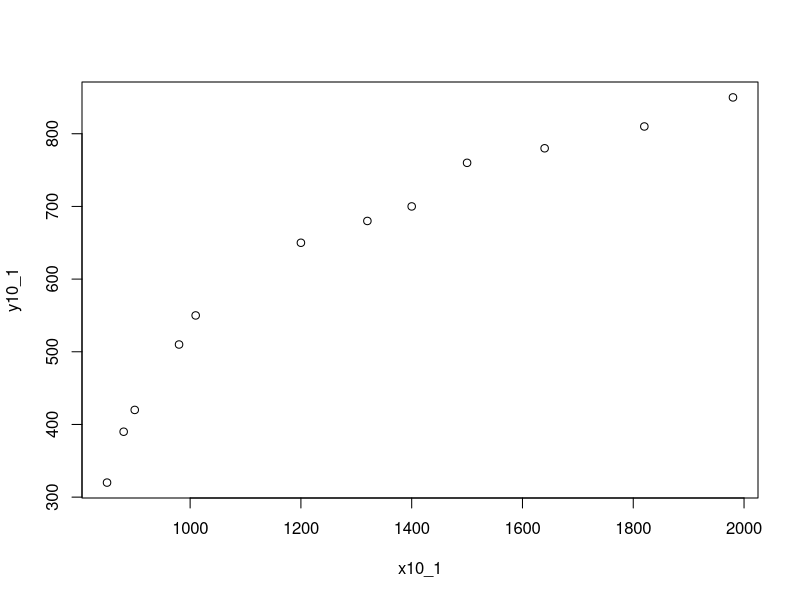
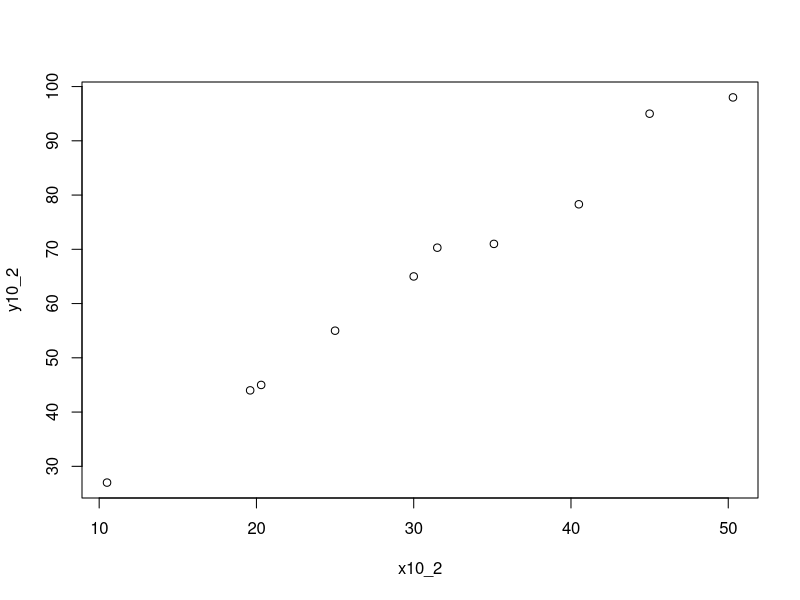
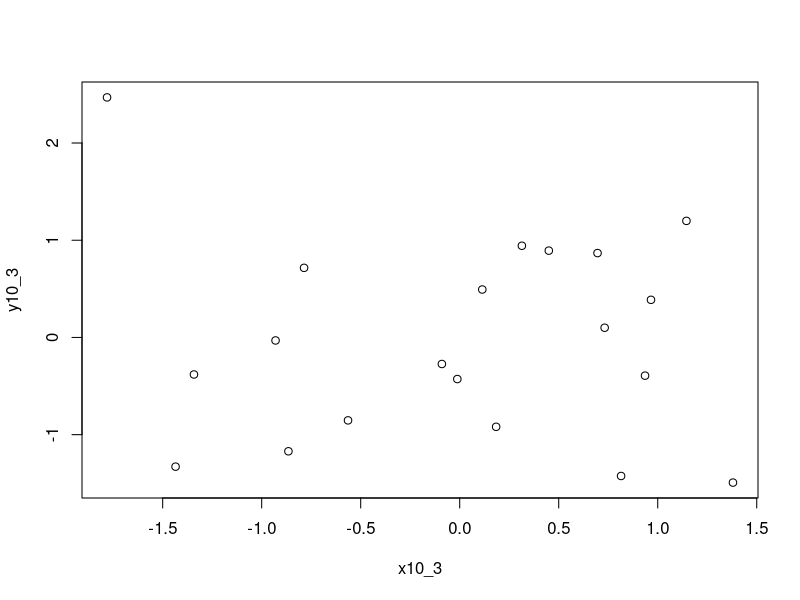
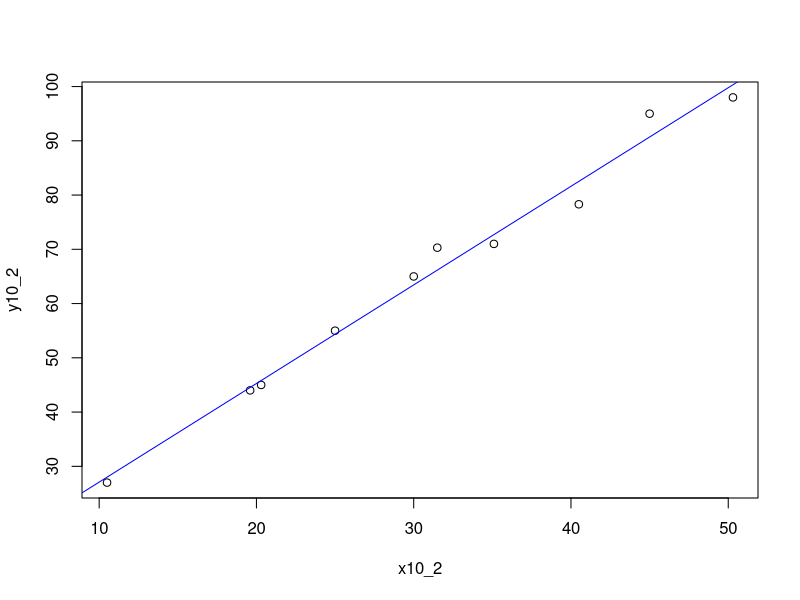

Write the R code that produced these figures, in order.
################################################################################
# Elements of Statistics                                                       #
# Chapter 10: Regression analysis                                              #
# Corresponding R Code                                                         #
# Updated: October 2021                                                        #
################################################################################


####################//////////\\\\\\\\\\########################################
# 10.1 Preliminaries
####################\\\\\\\\\\//////////########################################

x10_1 <- c(1010, 1200, 1400, 980, 850, 1640,
           1320, 880, 1500, 900, 1980, 1820)
y10_1 <- c(550, 650, 700, 510, 320, 780,
           680, 390, 760, 420, 850, 810)
plot(x = x10_1, y = y10_1)


x10_2 <- c(20.3, 31.5, 40.5, 19.6, 25.0,
           10.5, 30.0, 35.1, 50.3, 45.0)
y10_2 <- c(45.0, 70.3, 78.3, 44.0, 55.0,
           27.0, 65.0, 71.0, 98.0, 95.0)
plot(x = x10_2, y = y10_2)


x10_3 <- c(0.815, -1.342, 1.38, -1.435, 0.936,
           0.45, -0.786, -0.09, 0.314, -0.93,
           -0.012, 1.145, 0.184, 0.732, -1.781,
           0.114, 0.966, -0.865, -0.564, 0.696)
y10_3 <- c(-1.425, -0.381, -1.493, -1.329, -0.393,
           0.893, 0.716, -0.273, 0.943, -0.031,
           -0.428, 1.199, -0.919, 0.1, 2.469,
           0.493, 0.387, -1.171, -0.853, 0.868)
plot(x = x10_3, y = y10_3)


####################//////////\\\\\\\\\\########################################
# 10.2 Simple linear regression model
####################\\\\\\\\\\//////////########################################

SpMean_x <- mean(x10_2); SpMean_y <- mean(y10_2)
SpMean_x
SpMean_y


reg_analysis <- lm(formula = y10_2 ~ x10_2)
summary(reg_analysis)


b <- summary(reg_analysis)$coeff[2,1]   
a <- summary(reg_analysis)$coeff[1,1] 
b
a
r <- sqrt(summary(reg_analysis)$r.squared)
r


x_0 <- 42.5
y_hat_0 <- predict(object = reg_analysis, 
                   newdata = data.frame(x10_2 = x_0))

y_hat_0
plot(x = x10_2, y = y10_2)
abline(reg = reg_analysis, col = "blue") # Point not shown

r_q <- summary(reg_analysis)$r.squared  
r_q


####################//////////\\\\\\\\\\########################################
# 10.3 Inferential statistical properties of OLS
####################\\\\\\\\\\//////////########################################

Std_a <- summary(reg_analysis)$coeff[1,2]
Std_b <- summary(reg_analysis)$coeff[2,2] 
Std_e <- summary(reg_analysis)$sigma
round(Std_a,4) 
round(Std_b,4)
round(Std_e,4)


alpha <- 0.05
CI_a_and_b <- confint(object = reg_analysis, 
                      level = 1 - alpha
)
CI_a_and_b


n <- length(x10_2)
df <- summary(reg_analysis)$df[2]

CI_sigma_epsilon <- vector()
CI_sigma_epsilon[1] <- ((n - 2) * Std_e^2) / 
  qchisq(p = 1-(alpha/2), df = df)
CI_sigma_epsilon[2] <- ((n - 2) * Std_e^2) / 
  qchisq(p = (alpha/2), df = df)
CI_sigma_epsilon


x_0 <- c(35, 50)
CI_Mean_Obs <- predict(reg_analysis, 
                       newdata = data.frame(x10_2 = x_0), 
                       interval = "confidence")

CI_Obs <- predict(reg_analysis, 
                  newdata = data.frame(x10_2 = x_0), 
                  interval = "prediction")
CI_Mean_Obs
CI_Obs


summary(reg_analysis)


alpha <- 0.05      
Teststat_a <- summary(reg_analysis)$coeff[1,3]  
p_value_a <- summary(reg_analysis)$coeff[1,4]
c_stat_a <- vector()
c_stat_a[1] <- qt(p = alpha/2, df = df)    
c_stat_a[2] <- qt(p = 1-alpha/2, df = df)
Teststat_a  
c_stat_a[1]
c_stat_a[2]
Teststat_a < c_stat_a[1] | Teststat_a > c_stat_a[2]
p_value_a < alpha  
0 < CI_a_and_b[1,1] | 0 > CI_a_and_b[1,2]


Teststat_b <- summary(reg_analysis)$coeff[2,3]  
p_value_b <- summary(reg_analysis)$coeff[2,4]
c_stat_b <- vector()
c_stat_b[1] <- qt(p = alpha/2, df = df)    
c_stat_b[2] <- qt(p = 1-alpha/2, df = df)
Teststat_b 
c_stat_b[1]
c_stat_b[2]
Teststat_b < c_stat_b[1] | Teststat_b > c_stat_b[2]
p_value_b < alpha  
0 < CI_a_and_b[2,1] | 0 > CI_a_and_b[2,2]


b0 <- 1 
Teststat_b0 <- (b - b0) / Std_e * 
  sqrt(sum((x10_2 - SpMean_x)^2))      
c_stat_b0 <- qt(p = 1-alpha, df = df)
Teststat_b0 
c_stat_b0
Teststat_b0 > c_stat_b0


####################//////////\\\\\\\\\\########################################
# 10.4 The multiple linear regression model
####################\\\\\\\\\\//////////########################################

g10_8 <- factor(x = c("w", "w", "m", "w", "m", "w", "w", 
                      "m", "m", "w"), levels = c("m", "w"))
reg_analysis <- lm(formula = y10_2 ~ x10_2 + g10_8)
summary(reg_analysis)
